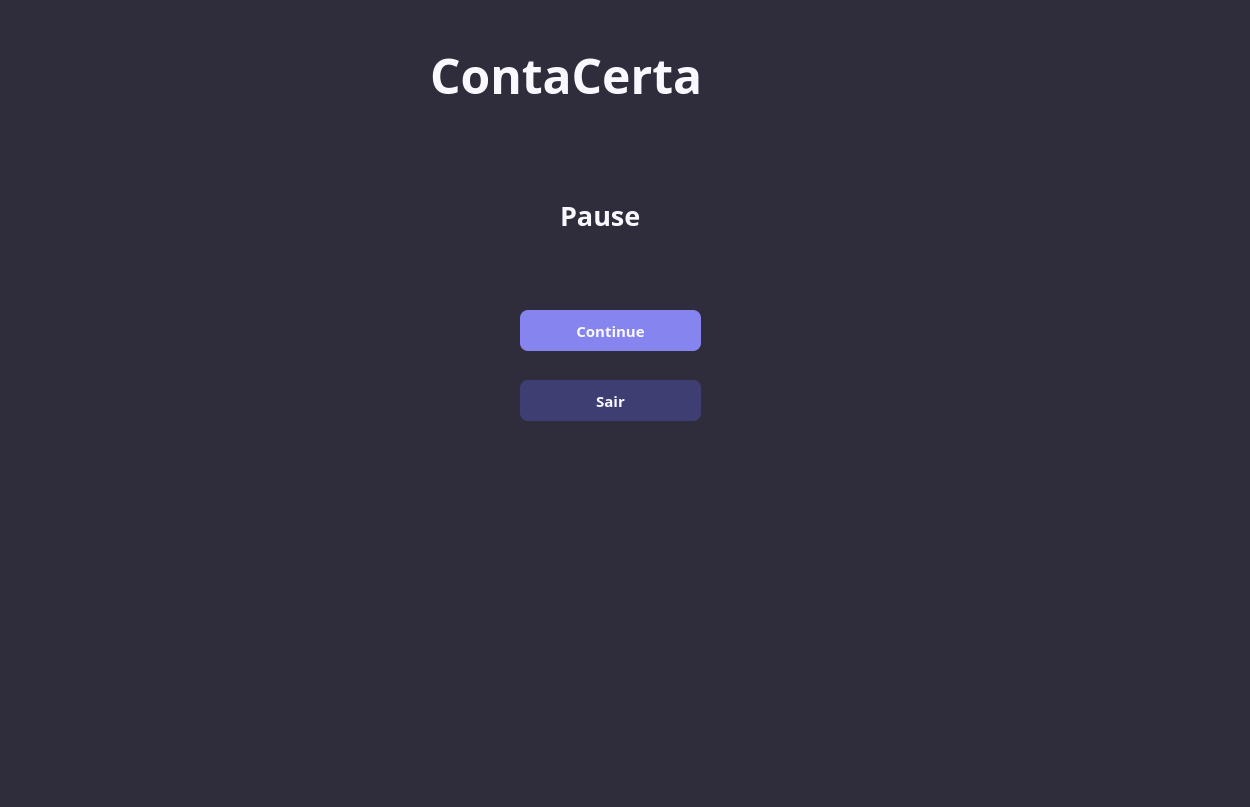
<?xml version="1.0" encoding="UTF-8"?>
<ui version="4.0">
 <class>MainWindow</class>
 <widget class="QMainWindow" name="MainWindow">
  <property name="geometry">
   <rect>
    <x>0</x>
    <y>0</y>
    <width>1250</width>
    <height>807</height>
   </rect>
  </property>
  <property name="windowTitle">
   <string>MainWindow</string>
  </property>
  <property name="styleSheet">
   <string notr="true">background-color: #2F2D3C;</string>
  </property>
  <widget class="QWidget" name="centralwidget">
   <widget class="QLabel" name="label_tituloPause">
    <property name="geometry">
     <rect>
      <x>430</x>
      <y>40</y>
      <width>381</width>
      <height>71</height>
     </rect>
    </property>
    <property name="font">
     <font>
      <family>Arial Black</family>
      <pointsize>36</pointsize>
      <weight>75</weight>
      <bold>true</bold>
     </font>
    </property>
    <property name="styleSheet">
     <string notr="true">color: #FAF8FF;</string>
    </property>
    <property name="text">
     <string>ContaCerta</string>
    </property>
   </widget>
   <widget class="QPushButton" name="pushButton_continuePause">
    <property name="geometry">
     <rect>
      <x>520</x>
      <y>310</y>
      <width>181</width>
      <height>41</height>
     </rect>
    </property>
    <property name="font">
     <font>
      <family>Arial Black</family>
      <pointsize>11</pointsize>
      <weight>75</weight>
      <bold>true</bold>
     </font>
    </property>
    <property name="styleSheet">
     <string notr="true">background-color: #8685EF;
border-radius: 8;
color:#FAF8FF;</string>
    </property>
    <property name="text">
     <string>Continue</string>
    </property>
   </widget>
   <widget class="QLabel" name="label_subtituloPause">
    <property name="geometry">
     <rect>
      <x>560</x>
      <y>200</y>
      <width>111</width>
      <height>31</height>
     </rect>
    </property>
    <property name="font">
     <font>
      <family>Arial Black</family>
      <pointsize>20</pointsize>
      <weight>75</weight>
      <bold>true</bold>
     </font>
    </property>
    <property name="styleSheet">
     <string notr="true">color: #FAF8FF;</string>
    </property>
    <property name="text">
     <string>Pause</string>
    </property>
   </widget>
   <widget class="QPushButton" name="pushButton_sairPause">
    <property name="geometry">
     <rect>
      <x>520</x>
      <y>380</y>
      <width>181</width>
      <height>41</height>
     </rect>
    </property>
    <property name="font">
     <font>
      <family>Arial Black</family>
      <pointsize>11</pointsize>
      <weight>75</weight>
      <bold>true</bold>
     </font>
    </property>
    <property name="styleSheet">
     <string notr="true">background-color: #3F3E73;
border-radius: 8;
color:#FAF8FF;</string>
    </property>
    <property name="text">
     <string>Sair</string>
    </property>
   </widget>
  </widget>
  <widget class="QStatusBar" name="statusbar"/>
 </widget>
 <resources/>
 <connections/>
</ui>
